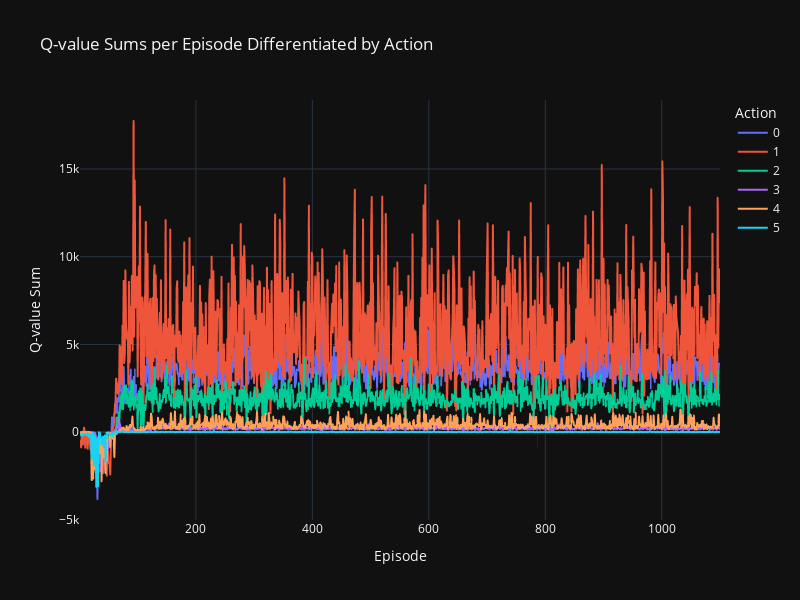

The notebook cell saved with this chart:
### Code cell
# Grouping data by episode and action to get the total sum of Q-values per action per episode
q_values_sum_grouped = actions_per_episode.groupby(['episode', 'action'])['q_values_sum'].sum().reset_index()

# Pivot the data to have each action as a separate column for easier plotting
q_values_sum_pivot = q_values_sum_grouped.pivot(index='episode', columns='action', values='q_values_sum').fillna(0)

# Create a line chart with one line for each action, showing the Q-value sum over episodes
fig = px.line(q_values_sum_pivot, 
              x=q_values_sum_pivot.index, 
              y=q_values_sum_pivot.columns,
              labels={'value': 'Q-value Sum', 'episode': 'Episode'},
              title='Q-value Sums per Episode Differentiated by Action')

# Update the layout for better visibility
fig.update_layout(
    yaxis_title='Q-value Sum',
    xaxis_title='Episode',
    legend_title_text='Action',
    hovermode="x unified", 
    width=800, 
    height=600
)

fig.show()

### Figure 1 — Plotly figure (JSON) as saved in the notebook; plotly's stock layout.template omitted (floating-point values rounded to 4 significant figures; data arrays with more than 128 entries replaced by an {"elided": "..."} marker saying what was removed)
{"data": [{"hovertemplate": "action=0<br>Episode=%{x}<br>Q-value Sum=%{y}<extra></extra>", "legendgroup": "0", "line": {"color": "#636efa", "dash": "solid"}, "marker": {"symbol": "circle"}, "mode": "lines", "name": "0", "showlegend": true, "x": {"elided": "1100 int values"}, "xaxis": "x", "y": {"elided": "1100 float values"}, "yaxis": "y", "type": "scattergl"}, {"hovertemplate": "action=1<br>Episode=%{x}<br>Q-value Sum=%{y}<extra></extra>", "legendgroup": "1", "line": {"color": "#EF553B", "dash": "solid"}, "marker": {"symbol": "circle"}, "mode": "lines", "name": "1", "showlegend": true, "x": {"elided": "1100 int values"}, "xaxis": "x", "y": {"elided": "1100 float values"}, "yaxis": "y", "type": "scattergl"}, {"hovertemplate": "action=2<br>Episode=%{x}<br>Q-value Sum=%{y}<extra></extra>", "legendgroup": "2", "line": {"color": "#00cc96", "dash": "solid"}, "marker": {"symbol": "circle"}, "mode": "lines", "name": "2", "showlegend": true, "x": {"elided": "1100 int values"}, "xaxis": "x", "y": {"elided": "1100 float values"}, "yaxis": "y", "type": "scattergl"}, {"hovertemplate": "action=3<br>Episode=%{x}<br>Q-value Sum=%{y}<extra></extra>", "legendgroup": "3", "line": {"color": "#ab63fa", "dash": "solid"}, "marker": {"symbol": "circle"}, "mode": "lines", "name": "3", "showlegend": true, "x": {"elided": "1100 int values"}, "xaxis": "x", "y": {"elided": "1100 float values"}, "yaxis": "y", "type": "scattergl"}, {"hovertemplate": "action=4<br>Episode=%{x}<br>Q-value Sum=%{y}<extra></extra>", "legendgroup": "4", "line": {"color": "#FFA15A", "dash": "solid"}, "marker": {"symbol": "circle"}, "mode": "lines", "name": "4", "showlegend": true, "x": {"elided": "1100 int values"}, "xaxis": "x", "y": {"elided": "1100 float values"}, "yaxis": "y", "type": "scattergl"}, {"hovertemplate": "action=5<br>Episode=%{x}<br>Q-value Sum=%{y}<extra></extra>", "legendgroup": "5", "line": {"color": "#19d3f3", "dash": "solid"}, "marker": {"symbol": "circle"}, "mode": "lines", "name": "5", "showlegend": true, "x": {"elided": "1100 int values"}, "xaxis": "x", "y": {"elided": "1100 float values"}, "yaxis": "y", "type": "scattergl"}], "layout": {"xaxis": {"anchor": "y", "domain": [0.0, 1.0], "title": {"text": "Episode"}}, "yaxis": {"anchor": "x", "domain": [0.0, 1.0], "title": {"text": "Q-value Sum"}}, "legend": {"title": {"text": "Action"}, "tracegroupgap": 0}, "title": {"text": "Q-value Sums per Episode Differentiated by Action"}, "hovermode": "x unified", "width": 800, "height": 600}}
